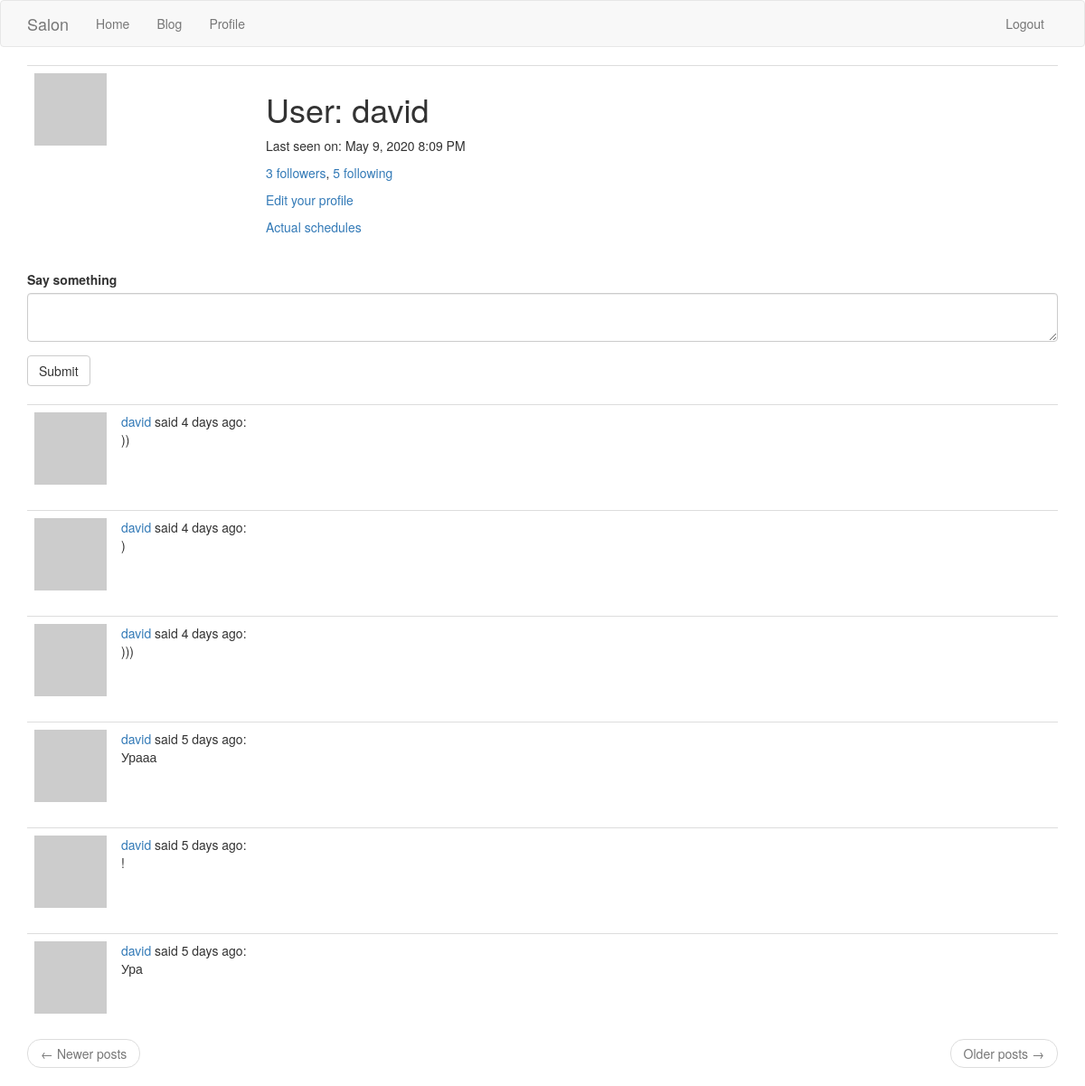
The app's page /user/david (signed in) with its own data.
### app/models.py (models this page shows, shortened)
class User(UserMixin, db.Model):
    id = db.Column(db.Integer, primary_key=True)
    username = db.Column(db.String(64), index=True, unique=True)
    email = db.Column(db.String(120), index=True, unique=True)
    password_hash = db.Column(db.String(128))
    posts = db.relationship('Post', backref='author', lazy='dynamic')
    sh_vars = db.relationship('Shedule', backref='person', lazy='dynamic')
    about_me = db.Column(db.String(140))
    last_seen = db.Column(db.DateTime, default=datetime.utcnow)
    master_id = db.Column(db.Integer)
    followed = db.relationship(
        'User', secondary=followers,
        primaryjoin=(followers.c.follower_id == id),
        secondaryjoin=(followers.c.followed_id == id),
        backref=db.backref('followers', lazy='dynamic'), lazy='dynamic')
    def avatar(self, size):
        digest = md5(self.email.lower().encode('utf-8')).hexdigest()
        return 'https://www.gravatar.com/avatar/{}?d=identicon&s={}'.format(
            digest, size)

class Post(db.Model):
    id = db.Column(db.Integer, primary_key=True)
    body = db.Column(db.String(140))
    timestamp = db.Column(db.DateTime, index=True, default=datetime.utcnow)
    user_id = db.Column(db.Integer, db.ForeignKey('user.id'))
    language = db.Column(db.String(5))

### app/routes.py (the view, shortened to what this page needs)
@app.route('/user/<username>', methods = ['GET', 'POST'])
@login_required
def user(username):
    form = PostForm()
    user = User.query.filter_by(username = username).first_or_404()
    page = request.args.get('page', 1, type = int)
    posts = user.posts.order_by(Post.timestamp.desc()).paginate(
        page, app.config['POSTS_PER_PAGE'], False)
    next_url = (url_for('user', username = user.username, page = posts.next_num)
                if posts.has_next else None)
    prev_url = (url_for('user', username = user.username, page = posts.prev_num)
                if posts.has_prev else None)
    return render_template('user.html', form = form, user = user,
                           posts = posts.items, next_url = next_url,
                           prev_url = prev_url, title = user.username)

### app/forms.py
class PostForm(FlaskForm):
    post = TextAreaField(_l('Say something'), validators=[DataRequired()])
    submit = SubmitField(_l('Submit'))

### app/models.py (called while the page is built)
@login.user_loader
def load_user(id):
    return User.query.get(int(id))

### app/routes.py (called while the page is built)
@app.before_request
def before_request():
    if current_user.is_authenticated:
        current_user.last_seen = datetime.utcnow()
        db.session.commit()
    g.locale = str(get_locale())

### app/templates/user.html (shortened to what this page needs)
{% extends "base.html" %}
{% import 'bootstrap/wtf.html' as wtf %}
{% block app_content %}
    <table class="table table-hover">
        <tr>
            <td width="256px"><img src="{{ user.avatar(256) }}"></td>
            <td>
                <h1>{{ _('User') }}: {{ user.username }}</h1>
                {% if user.last_seen %}
                <p>{{ _('Last seen on') }}: {{ moment(user.last_seen).format('LLL') }}</p>
                {% endif %}
                <p><a href="{{ url_for('followers', username=user.username) }}">{{ _('%(count)d followers', count=user.followers.count()) }}</a>,
				<a href="{{ url_for('followings', username=user.username) }}">{{ _('%(count)d following', count=user.followed.count()) }}</a>
				</p>
                {% if user == current_user %}
                <p><a href="{{ url_for('edit_profile') }}">{{ _('Edit your profile') }}</a></p>
                {% elif not current_user.is_following(user) %}
                <p><a href="{{ url_for('follow', username=user.username) }}">{{ _('Follow') }}</a></p>
                {% else %}
                <p><a href="{{ url_for('unfollow', username=user.username) }}">{{ _('Unfollow') }}</a></p>
                {% endif %}
				{% if user == current_user %}
				<p><a href="{{ url_for('actual_schedules', username = current_user.username) }}">{{ _('Actual schedules') }}</a></p>
				{% endif %}
            </td>
        </tr>
    </table>
	{% if user == current_user %}
		{% if form %}
		{{ wtf.quick_form(form) }}
		<br>
		{% endif %}
	{% endif %}
    {% for post in posts %}
        {% include '_post.html' %}
    {% endfor %}
    <nav aria-label="...">
        <ul class="pager">
            <li class="previous{% if not prev_url %} disabled{% endif %}">
                <a href="{{ prev_url or '#' }}">
                    <span aria-hidden="true">&larr;</span> {{ _('Newer posts') }}
                </a>
            </li>
            <li class="next{% if not next_url %} disabled{% endif %}">
                <a href="{{ next_url or '#' }}">
                    {{ _('Older posts') }} <span aria-hidden="true">&rarr;</span>
                </a>
            </li>
        </ul>
    </nav>
{% endblock %}

### app/templates/_post.html (shortened to what this page needs)
<table class="table table-hover">
    <tr>
        <td width="70px">
            <a href="{{ url_for('user', username=post.author.username) }}">
                <img src="{{ post.author.avatar(70) }}" />
            </a>
        </td>
        <td>
			{{ _('%(username)s said %(when)s:',
				username=user_link, when=moment(post.timestamp).fromNow()) }}
            <br>
            {{ post.body }}
        </td>
    </tr>
</table>

### records on screen
User: username "david", last_seen "May 9, 2020 8:09 PM"
Post: body "))"
Post: body ")"
Post: body ")))"
Post: body "Урааа"
Post: body "!"
Post: body "Ура"
